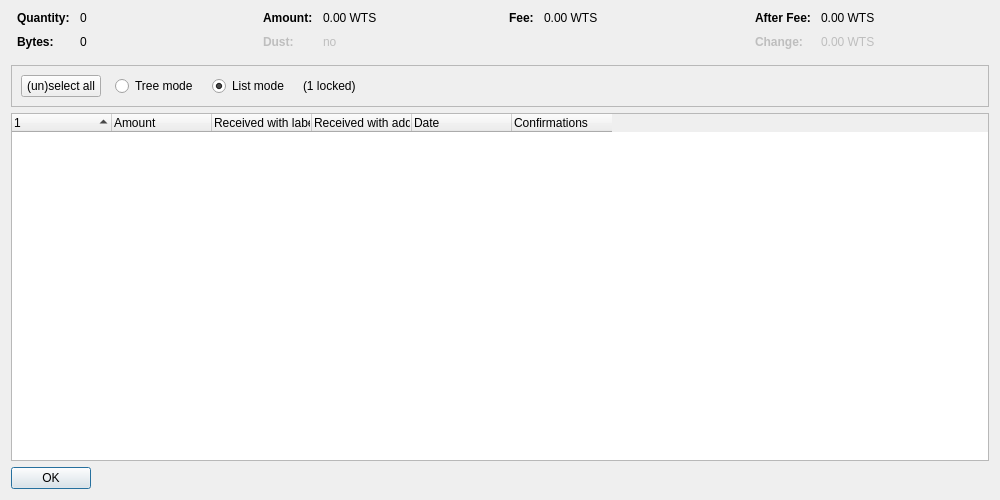
<?xml version="1.0" encoding="UTF-8"?>
<ui version="4.0">
 <class>CoinControlDialog</class>
 <widget class="QDialog" name="CoinControlDialog">
  <property name="geometry">
   <rect>
    <x>0</x>
    <y>0</y>
    <width>1000</width>
    <height>500</height>
   </rect>
  </property>
  <property name="windowTitle">
   <string>Coin Selection</string>
  </property>
  <layout class="QVBoxLayout" name="verticalLayout">
   <item>
    <layout class="QHBoxLayout" name="horizontalLayoutTop" stretch="0,0,0,0">
     <property name="topMargin">
      <number>0</number>
     </property>
     <property name="bottomMargin">
      <number>10</number>
     </property>
     <item>
      <layout class="QFormLayout" name="formLayoutCoinControl1">
       <property name="horizontalSpacing">
        <number>10</number>
       </property>
       <property name="verticalSpacing">
        <number>10</number>
       </property>
       <property name="leftMargin">
        <number>6</number>
       </property>
       <property name="rightMargin">
        <number>6</number>
       </property>
       <item row="0" column="0">
        <widget class="QLabel" name="labelCoinControlQuantityText">
         <property name="font">
          <font>
           <weight>75</weight>
           <bold>true</bold>
          </font>
         </property>
         <property name="text">
          <string>Quantity:</string>
         </property>
        </widget>
       </item>
       <item row="0" column="1">
        <widget class="QLabel" name="labelCoinControlQuantity">
         <property name="cursor">
          <cursorShape>IBeamCursor</cursorShape>
         </property>
         <property name="contextMenuPolicy">
          <enum>Qt::ActionsContextMenu</enum>
         </property>
         <property name="text">
          <string notr="true">0</string>
         </property>
         <property name="textInteractionFlags">
          <set>Qt::LinksAccessibleByMouse|Qt::TextSelectableByKeyboard|Qt::TextSelectableByMouse</set>
         </property>
        </widget>
       </item>
       <item row="1" column="0">
        <widget class="QLabel" name="labelCoinControlBytesText">
         <property name="font">
          <font>
           <weight>75</weight>
           <bold>true</bold>
          </font>
         </property>
         <property name="text">
          <string>Bytes:</string>
         </property>
        </widget>
       </item>
       <item row="1" column="1">
        <widget class="QLabel" name="labelCoinControlBytes">
         <property name="cursor">
          <cursorShape>IBeamCursor</cursorShape>
         </property>
         <property name="contextMenuPolicy">
          <enum>Qt::ActionsContextMenu</enum>
         </property>
         <property name="text">
          <string notr="true">0</string>
         </property>
         <property name="textInteractionFlags">
          <set>Qt::LinksAccessibleByMouse|Qt::TextSelectableByKeyboard|Qt::TextSelectableByMouse</set>
         </property>
        </widget>
       </item>
      </layout>
     </item>
     <item>
      <layout class="QFormLayout" name="formLayoutCoinControl2">
       <property name="horizontalSpacing">
        <number>10</number>
       </property>
       <property name="verticalSpacing">
        <number>10</number>
       </property>
       <property name="leftMargin">
        <number>6</number>
       </property>
       <property name="rightMargin">
        <number>6</number>
       </property>
       <item row="0" column="0">
        <widget class="QLabel" name="labelCoinControlAmountText">
         <property name="font">
          <font>
           <weight>75</weight>
           <bold>true</bold>
          </font>
         </property>
         <property name="text">
          <string>Amount:</string>
         </property>
        </widget>
       </item>
       <item row="0" column="1">
        <widget class="QLabel" name="labelCoinControlAmount">
         <property name="cursor">
          <cursorShape>IBeamCursor</cursorShape>
         </property>
         <property name="contextMenuPolicy">
          <enum>Qt::ActionsContextMenu</enum>
         </property>
         <property name="text">
          <string notr="true">0.00 WTS</string>
         </property>
         <property name="textInteractionFlags">
          <set>Qt::LinksAccessibleByMouse|Qt::TextSelectableByKeyboard|Qt::TextSelectableByMouse</set>
         </property>
        </widget>
       </item>
       <item row="1" column="0">
        <widget class="QLabel" name="labelCoinControlLowOutputText">
         <property name="enabled">
          <bool>false</bool>
         </property>
         <property name="font">
          <font>
           <weight>75</weight>
           <bold>true</bold>
          </font>
         </property>
         <property name="text">
          <string>Dust:</string>
         </property>
        </widget>
       </item>
       <item row="1" column="1">
        <widget class="QLabel" name="labelCoinControlLowOutput">
         <property name="enabled">
          <bool>false</bool>
         </property>
         <property name="cursor">
          <cursorShape>IBeamCursor</cursorShape>
         </property>
         <property name="contextMenuPolicy">
          <enum>Qt::ActionsContextMenu</enum>
         </property>
         <property name="text">
          <string notr="true">no</string>
         </property>
         <property name="textInteractionFlags">
          <set>Qt::LinksAccessibleByMouse|Qt::TextSelectableByKeyboard|Qt::TextSelectableByMouse</set>
         </property>
        </widget>
       </item>
      </layout>
     </item>
     <item>
      <layout class="QFormLayout" name="formLayoutCoinControl3">
       <property name="horizontalSpacing">
        <number>10</number>
       </property>
       <property name="verticalSpacing">
        <number>10</number>
       </property>
       <property name="leftMargin">
        <number>6</number>
       </property>
       <property name="rightMargin">
        <number>6</number>
       </property>
       <item row="0" column="0">
        <widget class="QLabel" name="labelCoinControlFeeText">
         <property name="font">
          <font>
           <weight>75</weight>
           <bold>true</bold>
          </font>
         </property>
         <property name="text">
          <string>Fee:</string>
         </property>
        </widget>
       </item>
       <item row="0" column="1">
        <widget class="QLabel" name="labelCoinControlFee">
         <property name="cursor">
          <cursorShape>IBeamCursor</cursorShape>
         </property>
         <property name="contextMenuPolicy">
          <enum>Qt::ActionsContextMenu</enum>
         </property>
         <property name="text">
          <string notr="true">0.00 WTS</string>
         </property>
         <property name="textInteractionFlags">
          <set>Qt::LinksAccessibleByMouse|Qt::TextSelectableByKeyboard|Qt::TextSelectableByMouse</set>
         </property>
        </widget>
       </item>
      </layout>
     </item>
     <item>
      <layout class="QFormLayout" name="formLayoutCoinControl4">
       <property name="horizontalSpacing">
        <number>10</number>
       </property>
       <property name="verticalSpacing">
        <number>10</number>
       </property>
       <property name="leftMargin">
        <number>6</number>
       </property>
       <property name="rightMargin">
        <number>6</number>
       </property>
       <item row="0" column="0">
        <widget class="QLabel" name="labelCoinControlAfterFeeText">
         <property name="font">
          <font>
           <weight>75</weight>
           <bold>true</bold>
          </font>
         </property>
         <property name="text">
          <string>After Fee:</string>
         </property>
        </widget>
       </item>
       <item row="0" column="1">
        <widget class="QLabel" name="labelCoinControlAfterFee">
         <property name="cursor">
          <cursorShape>IBeamCursor</cursorShape>
         </property>
         <property name="contextMenuPolicy">
          <enum>Qt::ActionsContextMenu</enum>
         </property>
         <property name="text">
          <string notr="true">0.00 WTS</string>
         </property>
         <property name="textInteractionFlags">
          <set>Qt::LinksAccessibleByMouse|Qt::TextSelectableByKeyboard|Qt::TextSelectableByMouse</set>
         </property>
        </widget>
       </item>
       <item row="1" column="0">
        <widget class="QLabel" name="labelCoinControlChangeText">
         <property name="enabled">
          <bool>false</bool>
         </property>
         <property name="font">
          <font>
           <weight>75</weight>
           <bold>true</bold>
          </font>
         </property>
         <property name="text">
          <string>Change:</string>
         </property>
        </widget>
       </item>
       <item row="1" column="1">
        <widget class="QLabel" name="labelCoinControlChange">
         <property name="enabled">
          <bool>false</bool>
         </property>
         <property name="cursor">
          <cursorShape>IBeamCursor</cursorShape>
         </property>
         <property name="contextMenuPolicy">
          <enum>Qt::ActionsContextMenu</enum>
         </property>
         <property name="text">
          <string notr="true">0.00 WTS</string>
         </property>
         <property name="textInteractionFlags">
          <set>Qt::LinksAccessibleByMouse|Qt::TextSelectableByKeyboard|Qt::TextSelectableByMouse</set>
         </property>
        </widget>
       </item>
      </layout>
     </item>
    </layout>
   </item>
   <item>
    <widget class="QFrame" name="frame">
     <property name="minimumSize">
      <size>
       <width>0</width>
       <height>40</height>
      </size>
     </property>
     <property name="frameShape">
      <enum>QFrame::StyledPanel</enum>
     </property>
     <property name="frameShadow">
      <enum>QFrame::Sunken</enum>
     </property>
     <layout class="QHBoxLayout" name="horizontalLayout">
      <item>
       <layout class="QHBoxLayout" name="horizontalLayoutPanel" stretch="0,0,0,0,0">
        <property name="spacing">
         <number>14</number>
        </property>
        <item>
         <widget class="QPushButton" name="pushButtonSelectAll">
          <property name="sizePolicy">
           <sizepolicy hsizetype="Maximum" vsizetype="Fixed">
            <horstretch>0</horstretch>
            <verstretch>0</verstretch>
           </sizepolicy>
          </property>
          <property name="text">
           <string>(un)select all</string>
          </property>
          <property name="autoDefault">
           <bool>false</bool>
          </property>
         </widget>
        </item>
        <item>
         <widget class="QRadioButton" name="radioTreeMode">
          <property name="sizePolicy">
           <sizepolicy hsizetype="Maximum" vsizetype="Fixed">
            <horstretch>0</horstretch>
            <verstretch>0</verstretch>
           </sizepolicy>
          </property>
          <property name="text">
           <string>Tree mode</string>
          </property>
         </widget>
        </item>
        <item>
         <widget class="QRadioButton" name="radioListMode">
          <property name="sizePolicy">
           <sizepolicy hsizetype="Maximum" vsizetype="Fixed">
            <horstretch>0</horstretch>
            <verstretch>0</verstretch>
           </sizepolicy>
          </property>
          <property name="text">
           <string>List mode</string>
          </property>
          <property name="checked">
           <bool>true</bool>
          </property>
         </widget>
        </item>
        <item>
         <widget class="QLabel" name="labelLocked">
          <property name="text">
           <string notr="true">(1 locked)</string>
          </property>
         </widget>
        </item>
        <item>
         <spacer name="horizontalSpacer">
          <property name="orientation">
           <enum>Qt::Horizontal</enum>
          </property>
          <property name="sizeHint" stdset="0">
           <size>
            <width>40</width>
            <height>20</height>
           </size>
          </property>
         </spacer>
        </item>
       </layout>
      </item>
     </layout>
    </widget>
   </item>
   <item>
    <widget class="CoinControlTreeWidget" name="treeWidget">
     <property name="contextMenuPolicy">
      <enum>Qt::CustomContextMenu</enum>
     </property>
     <property name="sortingEnabled">
      <bool>false</bool>
     </property>
     <property name="columnCount">
      <number>6</number>
     </property>
     <attribute name="headerShowSortIndicator" stdset="0">
      <bool>true</bool>
     </attribute>
     <attribute name="headerStretchLastSection">
      <bool>false</bool>
     </attribute>
     <column>
      <property name="text">
       <string/>
      </property>
     </column>
     <column>
      <property name="text">
       <string>Amount</string>
      </property>
     </column>
     <column>
      <property name="text">
       <string>Received with label</string>
      </property>
     </column>
     <column>
      <property name="text">
       <string>Received with address</string>
      </property>
     </column>
     <column>
      <property name="text">
       <string>Date</string>
      </property>
     </column>
     <column>
      <property name="text">
       <string>Confirmations</string>
      </property>
      <property name="toolTip">
       <string>Confirmed</string>
      </property>
     </column>
     <column>
      <property name="text">
       <string/>
      </property>
     </column>
     <column>
      <property name="text">
       <string/>
      </property>
     </column>
     <column>
      <property name="text">
       <string/>
      </property>
     </column>
     <column>
      <property name="text">
       <string/>
      </property>
     </column>
    </widget>
   </item>
   <item>
    <widget class="QDialogButtonBox" name="buttonBox">
     <property name="sizePolicy">
      <sizepolicy hsizetype="Maximum" vsizetype="Fixed">
       <horstretch>0</horstretch>
       <verstretch>0</verstretch>
      </sizepolicy>
     </property>
     <property name="orientation">
      <enum>Qt::Horizontal</enum>
     </property>
     <property name="standardButtons">
      <set>QDialogButtonBox::Ok</set>
     </property>
    </widget>
   </item>
  </layout>
 </widget>
 <customwidgets>
  <customwidget>
   <class>CoinControlTreeWidget</class>
   <extends>QTreeWidget</extends>
   <header>qt/coincontroltreewidget.h</header>
  </customwidget>
 </customwidgets>
 <resources/>
 <connections/>
</ui>
